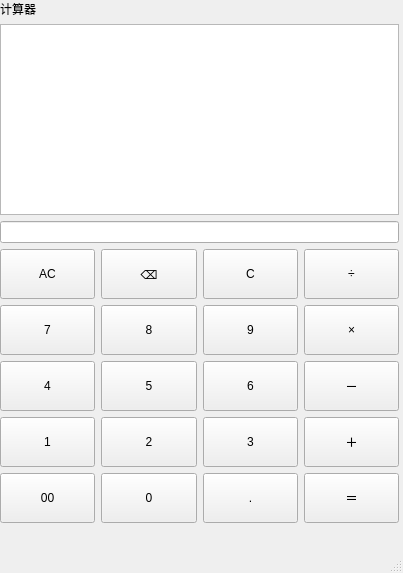
<?xml version="1.0" encoding="UTF-8"?>
<ui version="4.0">
 <class>MainWindow</class>
 <widget class="QMainWindow" name="MainWindow">
  <property name="geometry">
   <rect>
    <x>0</x>
    <y>0</y>
    <width>403</width>
    <height>573</height>
   </rect>
  </property>
  <property name="windowTitle">
   <string>MainWindow</string>
  </property>
  <widget class="QWidget" name="centralwidget">
   <widget class="QWidget" name="layoutWidget">
    <property name="geometry">
     <rect>
      <x>0</x>
      <y>0</y>
      <width>399</width>
      <height>523</height>
     </rect>
    </property>
    <layout class="QVBoxLayout" name="verticalLayout_2">
     <item>
      <widget class="QLabel" name="label">
       <property name="text">
        <string>计算器</string>
       </property>
      </widget>
     </item>
     <item>
      <widget class="QTextEdit" name="textEdit">
       <property name="contextMenuPolicy">
        <enum>Qt::ContextMenuPolicy::PreventContextMenu</enum>
       </property>
      </widget>
     </item>
     <item>
      <widget class="QLineEdit" name="lineEdit">
       <property name="layoutDirection">
        <enum>Qt::LayoutDirection::LeftToRight</enum>
       </property>
       <property name="alignment">
        <set>Qt::AlignmentFlag::AlignRight|Qt::AlignmentFlag::AlignTrailing|Qt::AlignmentFlag::AlignVCenter</set>
       </property>
      </widget>
     </item>
     <item>
      <layout class="QVBoxLayout" name="verticalLayout">
       <item>
        <layout class="QHBoxLayout" name="horizontalLayout">
         <item>
          <widget class="QPushButton" name="AC">
           <property name="minimumSize">
            <size>
             <width>50</width>
             <height>50</height>
            </size>
           </property>
           <property name="text">
            <string>AC</string>
           </property>
          </widget>
         </item>
         <item>
          <widget class="QPushButton" name="back">
           <property name="minimumSize">
            <size>
             <width>50</width>
             <height>50</height>
            </size>
           </property>
           <property name="text">
            <string>⌫</string>
           </property>
          </widget>
         </item>
         <item>
          <widget class="QPushButton" name="pushButton_3">
           <property name="minimumSize">
            <size>
             <width>50</width>
             <height>50</height>
            </size>
           </property>
           <property name="text">
            <string>C</string>
           </property>
          </widget>
         </item>
         <item>
          <widget class="QPushButton" name="division">
           <property name="minimumSize">
            <size>
             <width>50</width>
             <height>50</height>
            </size>
           </property>
           <property name="text">
            <string>÷</string>
           </property>
          </widget>
         </item>
        </layout>
       </item>
       <item>
        <layout class="QHBoxLayout" name="horizontalLayout_2">
         <item>
          <widget class="QPushButton" name="seven">
           <property name="minimumSize">
            <size>
             <width>50</width>
             <height>50</height>
            </size>
           </property>
           <property name="text">
            <string>7</string>
           </property>
          </widget>
         </item>
         <item>
          <widget class="QPushButton" name="eight">
           <property name="minimumSize">
            <size>
             <width>50</width>
             <height>50</height>
            </size>
           </property>
           <property name="text">
            <string>8</string>
           </property>
          </widget>
         </item>
         <item>
          <widget class="QPushButton" name="nine">
           <property name="minimumSize">
            <size>
             <width>50</width>
             <height>50</height>
            </size>
           </property>
           <property name="text">
            <string>9</string>
           </property>
          </widget>
         </item>
         <item>
          <widget class="QPushButton" name="multiply">
           <property name="minimumSize">
            <size>
             <width>50</width>
             <height>50</height>
            </size>
           </property>
           <property name="text">
            <string>×</string>
           </property>
          </widget>
         </item>
        </layout>
       </item>
       <item>
        <layout class="QHBoxLayout" name="horizontalLayout_3">
         <item>
          <widget class="QPushButton" name="four">
           <property name="minimumSize">
            <size>
             <width>50</width>
             <height>50</height>
            </size>
           </property>
           <property name="text">
            <string>4</string>
           </property>
          </widget>
         </item>
         <item>
          <widget class="QPushButton" name="five">
           <property name="minimumSize">
            <size>
             <width>50</width>
             <height>50</height>
            </size>
           </property>
           <property name="text">
            <string>5</string>
           </property>
          </widget>
         </item>
         <item>
          <widget class="QPushButton" name="six">
           <property name="minimumSize">
            <size>
             <width>50</width>
             <height>50</height>
            </size>
           </property>
           <property name="text">
            <string>6</string>
           </property>
          </widget>
         </item>
         <item>
          <widget class="QPushButton" name="subtract">
           <property name="minimumSize">
            <size>
             <width>50</width>
             <height>50</height>
            </size>
           </property>
           <property name="text">
            <string>－</string>
           </property>
          </widget>
         </item>
        </layout>
       </item>
       <item>
        <layout class="QHBoxLayout" name="horizontalLayout_4">
         <item>
          <widget class="QPushButton" name="one">
           <property name="minimumSize">
            <size>
             <width>50</width>
             <height>50</height>
            </size>
           </property>
           <property name="text">
            <string>1</string>
           </property>
          </widget>
         </item>
         <item>
          <widget class="QPushButton" name="two">
           <property name="minimumSize">
            <size>
             <width>50</width>
             <height>50</height>
            </size>
           </property>
           <property name="text">
            <string>2</string>
           </property>
          </widget>
         </item>
         <item>
          <widget class="QPushButton" name="three">
           <property name="minimumSize">
            <size>
             <width>50</width>
             <height>50</height>
            </size>
           </property>
           <property name="text">
            <string>3</string>
           </property>
          </widget>
         </item>
         <item>
          <widget class="QPushButton" name="add">
           <property name="minimumSize">
            <size>
             <width>50</width>
             <height>50</height>
            </size>
           </property>
           <property name="text">
            <string>＋</string>
           </property>
          </widget>
         </item>
        </layout>
       </item>
       <item>
        <layout class="QHBoxLayout" name="horizontalLayout_5">
         <item>
          <widget class="QPushButton" name="zerozero">
           <property name="minimumSize">
            <size>
             <width>50</width>
             <height>50</height>
            </size>
           </property>
           <property name="text">
            <string>00</string>
           </property>
          </widget>
         </item>
         <item>
          <widget class="QPushButton" name="zero">
           <property name="minimumSize">
            <size>
             <width>50</width>
             <height>50</height>
            </size>
           </property>
           <property name="text">
            <string>0</string>
           </property>
          </widget>
         </item>
         <item>
          <widget class="QPushButton" name="dot">
           <property name="minimumSize">
            <size>
             <width>50</width>
             <height>50</height>
            </size>
           </property>
           <property name="text">
            <string>.</string>
           </property>
          </widget>
         </item>
         <item>
          <widget class="QPushButton" name="equal">
           <property name="minimumSize">
            <size>
             <width>50</width>
             <height>50</height>
            </size>
           </property>
           <property name="text">
            <string>＝</string>
           </property>
          </widget>
         </item>
        </layout>
       </item>
      </layout>
     </item>
    </layout>
   </widget>
  </widget>
  <widget class="QMenuBar" name="menubar">
   <property name="geometry">
    <rect>
     <x>0</x>
     <y>0</y>
     <width>403</width>
     <height>25</height>
    </rect>
   </property>
  </widget>
  <widget class="QStatusBar" name="statusbar"/>
 </widget>
 <resources/>
 <connections/>
</ui>
